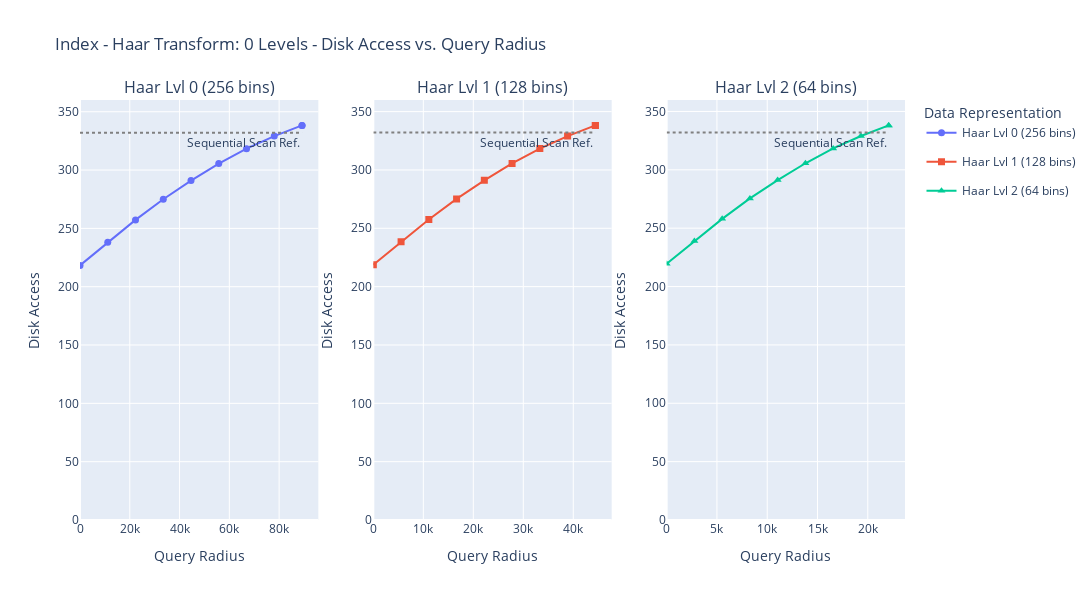

Notebook cell for this chart:
### Code cell
# Block to ensure the DataFrame df exists and has the necessary columns
try:
    if 'df' not in locals() or not isinstance(df, pd.DataFrame): # Check if df exists
        print("DataFrame 'df' not found or invalid. Creating from 'all_data'...")
        flat_data_list = []
        for tree_key, tree_content in all_data.items():
            if not isinstance(tree_content, dict): continue
            for data_key, data_content in tree_content.items():
                if not isinstance(data_content, dict): continue
                for radius_key, metrics in data_content.items():
                    if not isinstance(metrics, dict): continue
                    record = metrics.copy()
                    record['tree'] = tree_key
                    record['data'] = data_key
                    if 'radius' not in record:
                        try:
                            record['radius'] = int(radius_key.split('-')[-1])
                        except (ValueError, IndexError):
                            record['radius'] = -1
                    flat_data_list.append(record)

        if not flat_data_list:
             raise ValueError("No valid data found in 'all_data' to create DataFrame.")

        df = pd.DataFrame(flat_data_list)
        numeric_cols = ['avg_time', 'disk_access', 'avg_dist_calc', 'avg_obj_result', 'radius']
        for col in numeric_cols:
            if col in df.columns:
                df[col] = pd.to_numeric(df[col], errors='coerce')
            else:
                 print(f"Warning: Column '{col}' not found in source data.")

        # Ensure 'radius' and 'disk_access' are not null for this plot type
        required_cols = ['radius', 'disk_access', 'tree', 'data']
        if not all(col in df.columns for col in required_cols):
             raise ValueError(f"DataFrame missing one or more required columns: {required_cols}")

        df.dropna(subset=['radius', 'disk_access'], inplace=True) # Check for disk_access
        df = df[df['radius'] >= 0].copy()
        print("DataFrame 'df' created/regenerated successfully.")
    else:
        print("DataFrame 'df' already exists. Skipping creation.")

except Exception as e:
    print(f"Error processing data to create DataFrame: {e}")
    df = pd.DataFrame() # Create empty df to prevent later errors

# --- End of Loading and Preparation Block ---


# --- Mappings (English) ---
tree_title_map = {
    "tree-0": "Index - Haar Transform: 0 Levels",
    "tree-1": "Index - Haar Transform: 1 Level",
    "tree-2": "Index - Haar Transform: 2 Levels",
    # Add more if needed, but script filters for 0, 1, 2
}

data_label_map = {
    "data-0": "Haar Lvl 0 (256 bins)",
    "data-1": "Haar Lvl 1 (128 bins)",
    "data-2": "Haar Lvl 2 (64 bins)",
    "data-3": "Haar Lvl 3 (32 bins)",
    "data-4": "Haar Lvl 4 (16 bins)",
    "data-5": "Haar Lvl 5 (8 bins)",
    "data-6": "Haar Lvl 6 (4 bins)",
    "data-7": "Haar Lvl 7 (2 bins)",
    # Add more mappings if your data has more data-X keys
}

# --- Plot Generation: Disk Access vs. Radius ---
target_tree = 'tree-0'
target_data_keys = ['data-0', 'data-1', 'data-2'] # Data keys for subplots
horizontal_line_y = 332 # Reference value for disk access
horizontal_line_label = "Sequential Scan Ref." # English label

# Define marker symbols for different traces
marker_symbols = ['circle', 'square', 'triangle-up', 'cross', 'diamond', 'star'] # Add more if needed

# Get the mapped title for the target tree
tree_title = tree_title_map.get(target_tree, target_tree)

print(f"\nGenerating Disk Access vs. Radius plots for {tree_title}...")

# 1. Check if DataFrame is valid and column 'disk_access' exists
if df.empty:
     print(f"Error: DataFrame 'df' is empty. Cannot generate plots.")
elif 'disk_access' not in df.columns:
    print(f"Error: Column 'disk_access' not found in the DataFrame.")
else:
    # Filter for the target tree
    df_tree_filtered = df[df['tree'] == target_tree].copy()

    # 2. Pre-processing: Identify valid data keys and prepare DataFrames for plotting
    plots_to_make = []
    valid_data_keys = [] # Original keys
    subplot_titles = [] # Mapped labels

    for data_key in target_data_keys:
        # Select data, drop NaNs in 'disk_access', and ensure it's not empty
        df_plot = df_tree_filtered[df_tree_filtered['data'] == data_key].dropna(subset=['disk_access']).copy()
        if not df_plot.empty:
            df_plot.sort_values(by='radius', inplace=True)
            plots_to_make.append(df_plot)
            valid_data_keys.append(data_key)
            subplot_titles.append(data_label_map.get(data_key, data_key))

    # 3. Check if there are plots to create
    num_plots = len(plots_to_make)
    if num_plots == 0:
        print(f"Warning: No valid data found for plotting 'disk_access' for keys {target_data_keys} in {tree_title}.")
    else:
        # 4. Create the figure with subplots using mapped titles
        fig = make_subplots(rows=1, cols=num_plots,
                            subplot_titles=subplot_titles)

        # 5. Add traces and shapes/annotations to each subplot
        for i, df_plot in enumerate(plots_to_make):
            col_num = i + 1
            original_data_key = valid_data_keys[i]
            mapped_data_label = subplot_titles[i]
            # Select a marker symbol based on index 'i'
            marker_symbol = marker_symbols[i % len(marker_symbols)]

            # 5.1 Add Main Data Trace (Disk Access) with unique marker
            fig.add_trace(
                go.Scatter(
                    x=df_plot['radius'],
                    y=df_plot['disk_access'], # Plotting disk access
                    mode='lines+markers',
                    name=mapped_data_label, # Mapped label for legend
                    marker=dict(size=7, symbol=marker_symbol), # Assign unique symbol <<< CHANGE
                    legendgroup=f'group{i}',
                     hovertemplate = ( # Custom hover text
                        f'<b>{mapped_data_label}</b><br>' +
                        'Radius: %{x}<br>' +
                        'Disk Access: %{y:.2f}<extra></extra>' # Use .2f for float display
                    )
                ),
                row=1, col=col_num
            )

            # 5.2 Add Horizontal Reference Line using add_shape
            xmax_plot = df_plot['radius'].max() if not df_plot.empty else 0
            fig.add_shape(
                type="line",
                x0=0, y0=horizontal_line_y,
                x1=xmax_plot,
                y1=horizontal_line_y,
                line=dict(color="grey", width=2, dash="dot"),
                row=1, col=col_num
            )

            # 5.3 Add Annotation for the Reference Line
            fig.add_annotation(
                text=horizontal_line_label, # English label
                align='right',
                x=xmax_plot,
                y=horizontal_line_y,
                xref=f"x{col_num}",
                yref=f"y{col_num}",
                showarrow=False,
                yshift=-10,
                xanchor="right"
            )

        # 6. Update the overall figure layout
        fig.update_layout(
            title_text=f'{tree_title} - Disk Access vs. Query Radius', # Mapped Title
            showlegend=True,
            legend_title_text="Data Representation", # English,
                                  width=1200,  # Largura
                                  height=600
        )
        # Update axes titles and range
        fig.update_xaxes(
            title_text='Query Radius', # English
            rangemode='tozero',
            row=1
        )
        fig.update_yaxes(
            title_text='Disk Access', # English
            range=[200, None],
            rangemode='tozero',
            row=1
        )

        # 7. Show the figure
        fig.show()

print("\nEnd of Disk Access plot generation.")

### Figure 1 — Plotly figure (JSON) as saved in the notebook; plotly's stock layout.template omitted (floating-point values rounded to 4 significant figures)
{"data": [{"hovertemplate": "<b>Haar Lvl 0 (256 bins)</b><br>Radius: %{x}<br>Disk Access: %{y:.2f}<extra></extra>", "legendgroup": "group0", "marker": {"size": 7, "symbol": "circle"}, "mode": "lines+markers", "name": "Haar Lvl 0 (256 bins)", "type": "scatter", "x": [0, 11151, 22302, 33453, 44604, 55755, 66906, 78057, 89208, 89210], "xaxis": "x", "y": [218.3, 238.0, 257.3, 275.0, 291.0, 305.5, 318.3, 329.1, 338.3, 338.3], "yaxis": "y"}, {"hovertemplate": "<b>Haar Lvl 1 (128 bins)</b><br>Radius: %{x}<br>Disk Access: %{y:.2f}<extra></extra>", "legendgroup": "group1", "marker": {"size": 7, "symbol": "square"}, "mode": "lines+markers", "name": "Haar Lvl 1 (128 bins)", "type": "scatter", "x": [0, 5552, 11104, 16656, 22208, 27760, 33312, 38864, 44416, 44423], "xaxis": "x2", "y": [218.7, 238.4, 257.6, 275.2, 291.1, 305.6, 318.3, 329.0, 338.2, 338.2], "yaxis": "y2"}, {"hovertemplate": "<b>Haar Lvl 2 (64 bins)</b><br>Radius: %{x}<br>Disk Access: %{y:.2f}<extra></extra>", "legendgroup": "group2", "marker": {"size": 7, "symbol": "triangle-up"}, "mode": "lines+markers", "name": "Haar Lvl 2 (64 bins)", "type": "scatter", "x": [0, 2760, 5520, 8280, 11040, 13800, 16560, 19320, 22080, 22081], "xaxis": "x3", "y": [219.5, 238.9, 258.0, 275.5, 291.2, 305.6, 318.3, 329.0, 338.1, 338.1], "yaxis": "y3"}], "layout": {"annotations": [{"font": {"size": 16}, "showarrow": false, "text": "Haar Lvl 0 (256 bins)", "x": 0.1444, "xanchor": "center", "xref": "paper", "y": 1, "yanchor": "bottom", "yref": "paper"}, {"font": {"size": 16}, "showarrow": false, "text": "Haar Lvl 1 (128 bins)", "x": 0.5, "xanchor": "center", "xref": "paper", "y": 1, "yanchor": "bottom", "yref": "paper"}, {"font": {"size": 16}, "showarrow": false, "text": "Haar Lvl 2 (64 bins)", "x": 0.8556, "xanchor": "center", "xref": "paper", "y": 1, "yanchor": "bottom", "yref": "paper"}, {"align": "right", "showarrow": false, "text": "Sequential Scan Ref.", "x": 89210, "xanchor": "right", "xref": "x", "y": 332, "yref": "y", "yshift": -10}, {"align": "right", "showarrow": false, "text": "Sequential Scan Ref.", "x": 44423, "xanchor": "right", "xref": "x2", "y": 332, "yref": "y2", "yshift": -10}, {"align": "right", "showarrow": false, "text": "Sequential Scan Ref.", "x": 22081, "xanchor": "right", "xref": "x3", "y": 332, "yref": "y3", "yshift": -10}], "height": 600, "legend": {"title": {"text": "Data Representation"}}, "shapes": [{"line": {"color": "grey", "dash": "dot", "width": 2}, "type": "line", "x0": 0, "x1": 89210, "xref": "x", "y0": 332, "y1": 332, "yref": "y"}, {"line": {"color": "grey", "dash": "dot", "width": 2}, "type": "line", "x0": 0, "x1": 44423, "xref": "x2", "y0": 332, "y1": 332, "yref": "y2"}, {"line": {"color": "grey", "dash": "dot", "width": 2}, "type": "line", "x0": 0, "x1": 22081, "xref": "x3", "y0": 332, "y1": 332, "yref": "y3"}], "showlegend": true, "title": {"text": "Index - Haar Transform: 0 Levels - Disk Access vs. Query Radius"}, "width": 1200, "xaxis": {"anchor": "y", "domain": [0, 0.2889], "rangemode": "tozero", "title": {"text": "Query Radius"}}, "xaxis2": {"anchor": "y2", "domain": [0.3556, 0.6444], "rangemode": "tozero", "title": {"text": "Query Radius"}}, "xaxis3": {"anchor": "y3", "domain": [0.7111, 1], "rangemode": "tozero", "title": {"text": "Query Radius"}}, "yaxis": {"anchor": "x", "domain": [0, 1], "range": [200, null], "rangemode": "tozero", "title": {"text": "Disk Access"}}, "yaxis2": {"anchor": "x2", "domain": [0, 1], "range": [200, null], "rangemode": "tozero", "title": {"text": "Disk Access"}}, "yaxis3": {"anchor": "x3", "domain": [0, 1], "range": [200, null], "rangemode": "tozero", "title": {"text": "Disk Access"}}}}
